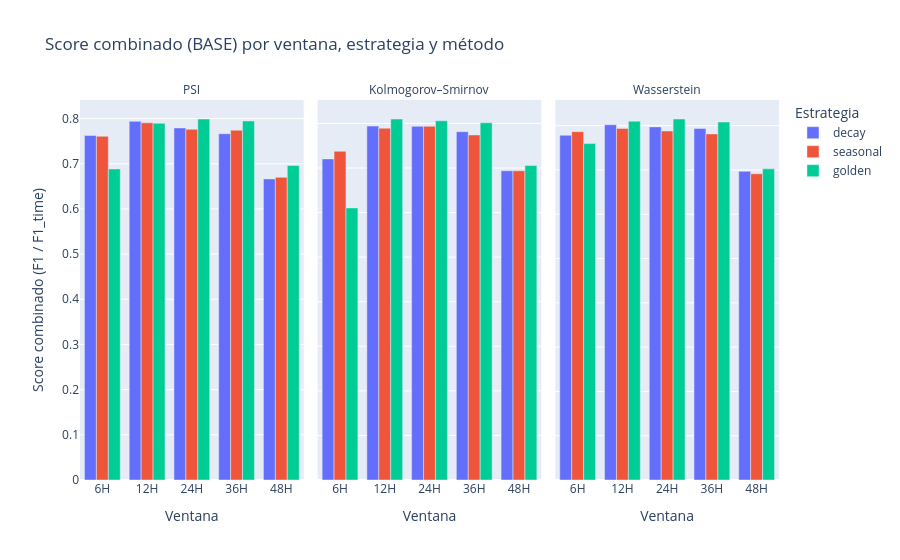
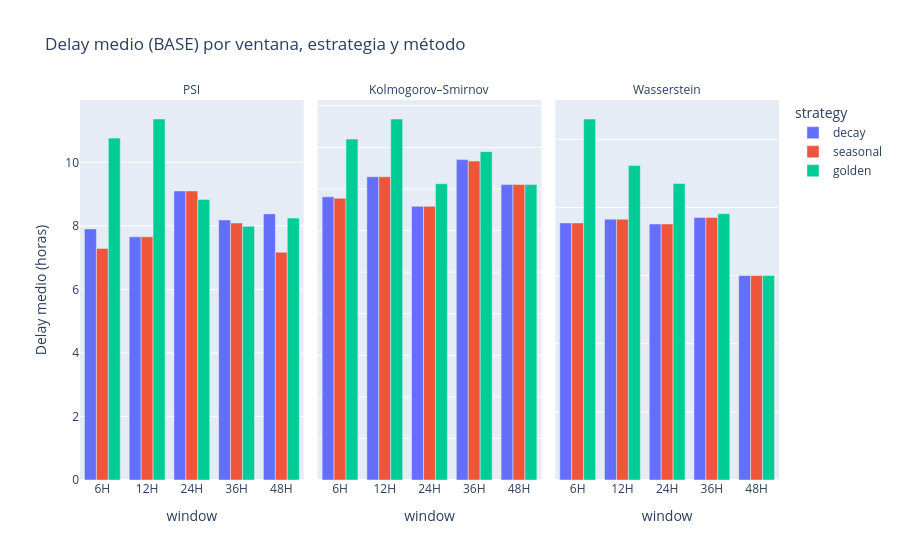
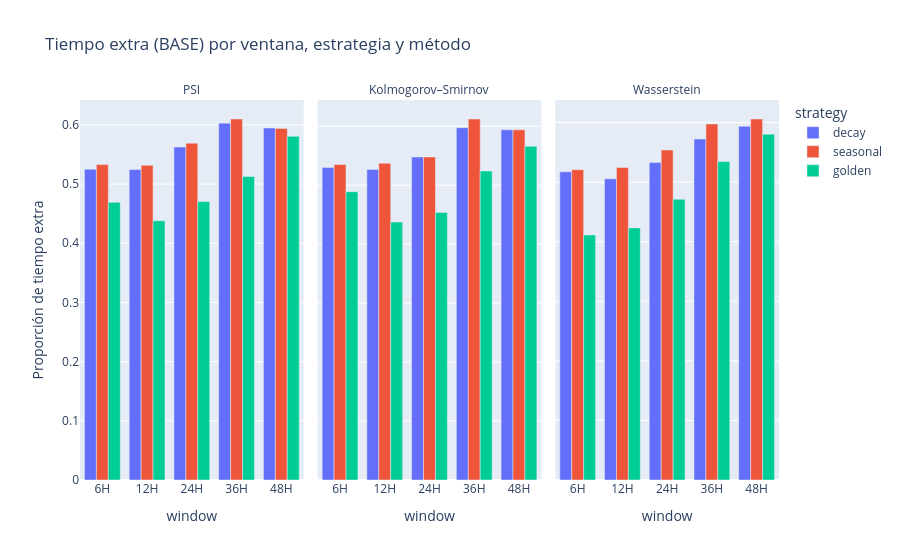

Source (notebook cell) for these figures, in order:
### Markdown cell above
## 6. Visualizaciones compactas (caso base)

### Code cell
eval_plot_base = eval_df.copy()
eval_plot_base = eval_plot_base[eval_plot_base["metric"].isin(method_order)].copy()
eval_plot_base["method_label"] = eval_plot_base["metric"].map({
    "psi": "PSI",
    "ks": "Kolmogorov–Smirnov",
    "wasserstein": "Wasserstein"
})

eval_plot_base["window"] = pd.Categorical(eval_plot_base["window"], categories=window_order, ordered=True)
eval_plot_base["strategy"] = pd.Categorical(eval_plot_base["strategy"], categories=strategy_order, ordered=True)
eval_plot_base["method_label"] = pd.Categorical(
    eval_plot_base["method_label"],
    categories=["PSI", "Kolmogorov–Smirnov", "Wasserstein"],
    ordered=True
)

fig_score_base = px.bar(
    eval_plot_base,
    x="window",
    y="Score_F1_combined",
    color="strategy",
    barmode="group",
    facet_col="method_label",
    category_orders={
        "window": window_order,
        "strategy": strategy_order,
        "method_label": ["PSI", "Kolmogorov–Smirnov", "Wasserstein"],
    },
    labels={
        "window": "Ventana",
        "Score_F1_combined": "Score combinado (F1 / F1_time)",
        "strategy": "Estrategia",
        "method_label": "Método estadístico",
    },
    title="Score combinado (BASE) por ventana, estrategia y método",
)
fig_score_base.update_yaxes(matches=None)
fig_score_base.for_each_annotation(lambda a: a.update(text=a.text.split("=")[-1]))
fig_score_base.show()

fig_delay_base = px.bar(
    eval_plot_base,
    x="window",
    y="delay_mean_hours",
    color="strategy",
    barmode="group",
    facet_col="method_label",
    labels={"delay_mean_hours": "Delay medio (horas)"},
    category_orders={
        "window": window_order,
        "strategy": strategy_order,
        "method_label": ["PSI", "Kolmogorov–Smirnov", "Wasserstein"],
    },
    title="Delay medio (BASE) por ventana, estrategia y método",
)
fig_delay_base.update_yaxes(matches=None)
fig_delay_base.for_each_annotation(lambda a: a.update(text=a.text.split("=")[-1]))
fig_delay_base.show()

fig_extra_base = px.bar(
    eval_plot_base,
    x="window",
    y="extra_ratio_auto",
    color="strategy",
    barmode="group",
    facet_col="method_label",
    labels={"extra_ratio_auto": "Proporción de tiempo extra"},
    category_orders={
        "window": window_order,
        "strategy": strategy_order,
        "method_label": ["PSI", "Kolmogorov–Smirnov", "Wasserstein"],
    },
    title="Tiempo extra (BASE) por ventana, estrategia y método",
)
fig_extra_base.update_yaxes(matches=None)
fig_extra_base.for_each_annotation(lambda a: a.update(text=a.text.split("=")[-1]))
fig_extra_base.show()

### Figure 1 — Plotly figure (JSON) as saved in the notebook; plotly's stock layout.template omitted (floating-point values rounded to 4 significant figures)
{"data": [{"alignmentgroup": "True", "hovertemplate": "Estrategia=decay<br>Método estadístico=PSI<br>Ventana=%{x}<br>Score combinado (F1 / F1_time)=%{y}<extra></extra>", "legendgroup": "decay", "marker": {"color": "#636efa", "pattern": {"shape": ""}}, "name": "decay", "offsetgroup": "decay", "orientation": "v", "showlegend": true, "textposition": "auto", "type": "bar", "x": ["12H", "24H", "36H", "48H", "6H"], "xaxis": "x", "y": [0.7938, 0.7793, 0.7665, 0.6664, 0.7624], "yaxis": "y"}, {"alignmentgroup": "True", "hovertemplate": "Estrategia=decay<br>Método estadístico=Kolmogorov–Smirnov<br>Ventana=%{x}<br>Score combinado (F1 / F1_time)=%{y}<extra></extra>", "legendgroup": "decay", "marker": {"color": "#636efa", "pattern": {"shape": ""}}, "name": "decay", "offsetgroup": "decay", "orientation": "v", "showlegend": false, "textposition": "auto", "type": "bar", "x": ["12H", "24H", "36H", "48H", "6H"], "xaxis": "x2", "y": [0.794, 0.7935, 0.7814, 0.6938, 0.7203], "yaxis": "y2"}, {"alignmentgroup": "True", "hovertemplate": "Estrategia=decay<br>Método estadístico=Wasserstein<br>Ventana=%{x}<br>Score combinado (F1 / F1_time)=%{y}<extra></extra>", "legendgroup": "decay", "marker": {"color": "#636efa", "pattern": {"shape": ""}}, "name": "decay", "offsetgroup": "decay", "orientation": "v", "showlegend": false, "textposition": "auto", "type": "bar", "x": ["12H", "24H", "36H", "48H", "6H"], "xaxis": "x3", "y": [0.8021, 0.7972, 0.7934, 0.6969, 0.7784], "yaxis": "y3"}, {"alignmentgroup": "True", "hovertemplate": "Estrategia=seasonal<br>Método estadístico=PSI<br>Ventana=%{x}<br>Score combinado (F1 / F1_time)=%{y}<extra></extra>", "legendgroup": "seasonal", "marker": {"color": "#EF553B", "pattern": {"shape": ""}}, "name": "seasonal", "offsetgroup": "seasonal", "orientation": "v", "showlegend": true, "textposition": "auto", "type": "bar", "x": ["12H", "24H", "36H", "48H", "6H"], "xaxis": "x", "y": [0.7906, 0.7763, 0.7743, 0.6699, 0.7608], "yaxis": "y"}, {"alignmentgroup": "True", "hovertemplate": "Estrategia=seasonal<br>Método estadístico=Kolmogorov–Smirnov<br>Ventana=%{x}<br>Score combinado (F1 / F1_time)=%{y}<extra></extra>", "legendgroup": "seasonal", "marker": {"color": "#EF553B", "pattern": {"shape": ""}}, "name": "seasonal", "offsetgroup": "seasonal", "orientation": "v", "showlegend": false, "textposition": "auto", "type": "bar", "x": ["12H", "24H", "36H", "48H", "6H"], "xaxis": "x2", "y": [0.7893, 0.7935, 0.7742, 0.6938, 0.7374], "yaxis": "y2"}, {"alignmentgroup": "True", "hovertemplate": "Estrategia=seasonal<br>Método estadístico=Wasserstein<br>Ventana=%{x}<br>Score combinado (F1 / F1_time)=%{y}<extra></extra>", "legendgroup": "seasonal", "marker": {"color": "#EF553B", "pattern": {"shape": ""}}, "name": "seasonal", "offsetgroup": "seasonal", "orientation": "v", "showlegend": false, "textposition": "auto", "type": "bar", "x": ["12H", "24H", "36H", "48H", "6H"], "xaxis": "x3", "y": [0.7938, 0.788, 0.7814, 0.6915, 0.7865], "yaxis": "y3"}, {"alignmentgroup": "True", "hovertemplate": "Estrategia=golden<br>Método estadístico=PSI<br>Ventana=%{x}<br>Score combinado (F1 / F1_time)=%{y}<extra></extra>", "legendgroup": "golden", "marker": {"color": "#00cc96", "pattern": {"shape": ""}}, "name": "golden", "offsetgroup": "golden", "orientation": "v", "showlegend": true, "textposition": "auto", "type": "bar", "x": ["12H", "24H", "36H", "48H", "6H"], "xaxis": "x", "y": [0.7896, 0.799, 0.7946, 0.6961, 0.6885], "yaxis": "y"}, {"alignmentgroup": "True", "hovertemplate": "Estrategia=golden<br>Método estadístico=Kolmogorov–Smirnov<br>Ventana=%{x}<br>Score combinado (F1 / F1_time)=%{y}<extra></extra>", "legendgroup": "golden", "marker": {"color": "#00cc96", "pattern": {"shape": ""}}, "name": "golden", "offsetgroup": "golden", "orientation": "v", "showlegend": false, "textposition": "auto", "type": "bar", "x": ["12H", "24H", "36H", "48H", "6H"], "xaxis": "x2", "y": [0.8099, 0.806, 0.8013, 0.7054, 0.6104], "yaxis": "y2"}, {"alignmentgroup": "True", "hovertemplate": "Estrategia=golden<br>Método estadístico=Wasserstein<br>Ventana=%{x}<br>Score combinado (F1 / F1_time)=%{y}<extra></extra>", "legendgroup": "golden", "marker": {"color": "#00cc96", "pattern": {"shape": ""}}, "name": "golden", "offsetgroup": "golden", "orientation": "v", "showlegend": false, "textposition": "auto", "type": "bar", "x": ["12H", "24H", "36H", "48H", "6H"], "xaxis": "x3", "y": [0.8102, 0.815, 0.8081, 0.7025, 0.7595], "yaxis": "y3"}], "layout": {"annotations": [{"font": {}, "showarrow": false, "text": "PSI", "x": 0.16, "xanchor": "center", "xref": "paper", "y": 1, "yanchor": "bottom", "yref": "paper"}, {"font": {}, "showarrow": false, "text": "Kolmogorov–Smirnov", "x": 0.5, "xanchor": "center", "xref": "paper", "y": 1, "yanchor": "bottom", "yref": "paper"}, {"font": {}, "showarrow": false, "text": "Wasserstein", "x": 0.84, "xanchor": "center", "xref": "paper", "y": 1, "yanchor": "bottom", "yref": "paper"}], "barmode": "group", "legend": {"title": {"text": "Estrategia"}, "tracegroupgap": 0}, "title": {"text": "Score combinado (BASE) por ventana, estrategia y método"}, "xaxis": {"anchor": "y", "categoryarray": ["6H", "12H", "24H", "36H", "48H"], "categoryorder": "array", "domain": [0, 0.32], "title": {"text": "Ventana"}}, "xaxis2": {"anchor": "y2", "categoryarray": ["6H", "12H", "24H", "36H", "48H"], "categoryorder": "array", "domain": [0.34, 0.66], "matches": "x", "title": {"text": "Ventana"}}, "xaxis3": {"anchor": "y3", "categoryarray": ["6H", "12H", "24H", "36H", "48H"], "categoryorder": "array", "domain": [0.68, 1.0], "matches": "x", "title": {"text": "Ventana"}}, "yaxis": {"anchor": "x", "domain": [0, 1], "title": {"text": "Score combinado (F1 / F1_time)"}}, "yaxis2": {"anchor": "x2", "domain": [0, 1], "showticklabels": false}, "yaxis3": {"anchor": "x3", "domain": [0, 1], "showticklabels": false}}}

### Figure 2 — Plotly figure (JSON) as saved in the notebook; plotly's stock layout.template omitted (floating-point values rounded to 4 significant figures)
{"data": [{"alignmentgroup": "True", "hovertemplate": "strategy=decay<br>method_label=PSI<br>window=%{x}<br>Delay medio (horas)=%{y}<extra></extra>", "legendgroup": "decay", "marker": {"color": "#636efa", "pattern": {"shape": ""}}, "name": "decay", "offsetgroup": "decay", "orientation": "v", "showlegend": true, "textposition": "auto", "type": "bar", "x": ["12H", "24H", "36H", "48H", "6H"], "xaxis": "x", "y": [7.655, 9.098, 8.185, 8.376, 7.904], "yaxis": "y"}, {"alignmentgroup": "True", "hovertemplate": "strategy=decay<br>method_label=Kolmogorov–Smirnov<br>window=%{x}<br>Delay medio (horas)=%{y}<extra></extra>", "legendgroup": "decay", "marker": {"color": "#636efa", "pattern": {"shape": ""}}, "name": "decay", "offsetgroup": "decay", "orientation": "v", "showlegend": false, "textposition": "auto", "type": "bar", "x": ["12H", "24H", "36H", "48H", "6H"], "xaxis": "x2", "y": [7.295, 6.583, 7.707, 7.107, 6.813], "yaxis": "y2"}, {"alignmentgroup": "True", "hovertemplate": "strategy=decay<br>method_label=Wasserstein<br>window=%{x}<br>Delay medio (horas)=%{y}<extra></extra>", "legendgroup": "decay", "marker": {"color": "#636efa", "pattern": {"shape": ""}}, "name": "decay", "offsetgroup": "decay", "orientation": "v", "showlegend": false, "textposition": "auto", "type": "bar", "x": ["12H", "24H", "36H", "48H", "6H"], "xaxis": "x3", "y": [7.655, 7.514, 7.707, 6, 7.545], "yaxis": "y3"}, {"alignmentgroup": "True", "hovertemplate": "strategy=seasonal<br>method_label=PSI<br>window=%{x}<br>Delay medio (horas)=%{y}<extra></extra>", "legendgroup": "seasonal", "marker": {"color": "#EF553B", "pattern": {"shape": ""}}, "name": "seasonal", "offsetgroup": "seasonal", "orientation": "v", "showlegend": true, "textposition": "auto", "type": "bar", "x": ["12H", "24H", "36H", "48H", "6H"], "xaxis": "x", "y": [7.655, 9.098, 8.09, 7.173, 7.286], "yaxis": "y"}, {"alignmentgroup": "True", "hovertemplate": "strategy=seasonal<br>method_label=Kolmogorov–Smirnov<br>window=%{x}<br>Delay medio (horas)=%{y}<extra></extra>", "legendgroup": "seasonal", "marker": {"color": "#EF553B", "pattern": {"shape": ""}}, "name": "seasonal", "offsetgroup": "seasonal", "orientation": "v", "showlegend": false, "textposition": "auto", "type": "bar", "x": ["12H", "24H", "36H", "48H", "6H"], "xaxis": "x2", "y": [7.295, 6.583, 7.672, 7.107, 6.776], "yaxis": "y2"}, {"alignmentgroup": "True", "hovertemplate": "strategy=seasonal<br>method_label=Wasserstein<br>window=%{x}<br>Delay medio (horas)=%{y}<extra></extra>", "legendgroup": "seasonal", "marker": {"color": "#EF553B", "pattern": {"shape": ""}}, "name": "seasonal", "offsetgroup": "seasonal", "orientation": "v", "showlegend": false, "textposition": "auto", "type": "bar", "x": ["12H", "24H", "36H", "48H", "6H"], "xaxis": "x3", "y": [7.655, 7.514, 7.707, 6, 7.545], "yaxis": "y3"}, {"alignmentgroup": "True", "hovertemplate": "strategy=golden<br>method_label=PSI<br>window=%{x}<br>Delay medio (horas)=%{y}<extra></extra>", "legendgroup": "golden", "marker": {"color": "#00cc96", "pattern": {"shape": ""}}, "name": "golden", "offsetgroup": "golden", "orientation": "v", "showlegend": true, "textposition": "auto", "type": "bar", "x": ["12H", "24H", "36H", "48H", "6H"], "xaxis": "x", "y": [11.36, 8.83, 7.989, 8.244, 10.76], "yaxis": "y"}, {"alignmentgroup": "True", "hovertemplate": "strategy=golden<br>method_label=Kolmogorov–Smirnov<br>window=%{x}<br>Delay medio (horas)=%{y}<extra></extra>", "legendgroup": "golden", "marker": {"color": "#00cc96", "pattern": {"shape": ""}}, "name": "golden", "offsetgroup": "golden", "orientation": "v", "showlegend": false, "textposition": "auto", "type": "bar", "x": ["12H", "24H", "36H", "48H", "6H"], "xaxis": "x2", "y": [8.684, 7.126, 7.898, 7.107, 8.2], "yaxis": "y2"}, {"alignmentgroup": "True", "hovertemplate": "strategy=golden<br>method_label=Wasserstein<br>window=%{x}<br>Delay medio (horas)=%{y}<extra></extra>", "legendgroup": "golden", "marker": {"color": "#00cc96", "pattern": {"shape": ""}}, "name": "golden", "offsetgroup": "golden", "orientation": "v", "showlegend": false, "textposition": "auto", "type": "bar", "x": ["12H", "24H", "36H", "48H", "6H"], "xaxis": "x3", "y": [9.23, 8.702, 7.816, 6, 10.6], "yaxis": "y3"}], "layout": {"annotations": [{"font": {}, "showarrow": false, "text": "PSI", "x": 0.16, "xanchor": "center", "xref": "paper", "y": 1, "yanchor": "bottom", "yref": "paper"}, {"font": {}, "showarrow": false, "text": "Kolmogorov–Smirnov", "x": 0.5, "xanchor": "center", "xref": "paper", "y": 1, "yanchor": "bottom", "yref": "paper"}, {"font": {}, "showarrow": false, "text": "Wasserstein", "x": 0.84, "xanchor": "center", "xref": "paper", "y": 1, "yanchor": "bottom", "yref": "paper"}], "barmode": "group", "legend": {"title": {"text": "strategy"}, "tracegroupgap": 0}, "title": {"text": "Delay medio (BASE) por ventana, estrategia y método"}, "xaxis": {"anchor": "y", "categoryarray": ["6H", "12H", "24H", "36H", "48H"], "categoryorder": "array", "domain": [0, 0.32], "title": {"text": "window"}}, "xaxis2": {"anchor": "y2", "categoryarray": ["6H", "12H", "24H", "36H", "48H"], "categoryorder": "array", "domain": [0.34, 0.66], "matches": "x", "title": {"text": "window"}}, "xaxis3": {"anchor": "y3", "categoryarray": ["6H", "12H", "24H", "36H", "48H"], "categoryorder": "array", "domain": [0.68, 1.0], "matches": "x", "title": {"text": "window"}}, "yaxis": {"anchor": "x", "domain": [0, 1], "title": {"text": "Delay medio (horas)"}}, "yaxis2": {"anchor": "x2", "domain": [0, 1], "showticklabels": false}, "yaxis3": {"anchor": "x3", "domain": [0, 1], "showticklabels": false}}}

### Figure 3 — Plotly figure (JSON) as saved in the notebook; plotly's stock layout.template omitted (floating-point values rounded to 4 significant figures)
{"data": [{"alignmentgroup": "True", "hovertemplate": "strategy=decay<br>method_label=PSI<br>window=%{x}<br>Proporción de tiempo extra=%{y}<extra></extra>", "legendgroup": "decay", "marker": {"color": "#636efa", "pattern": {"shape": ""}}, "name": "decay", "offsetgroup": "decay", "orientation": "v", "showlegend": true, "textposition": "auto", "type": "bar", "x": ["12H", "24H", "36H", "48H", "6H"], "xaxis": "x", "y": [0.5246, 0.5625, 0.6029, 0.5947, 0.5251], "yaxis": "y"}, {"alignmentgroup": "True", "hovertemplate": "strategy=decay<br>method_label=Kolmogorov–Smirnov<br>window=%{x}<br>Proporción de tiempo extra=%{y}<extra></extra>", "legendgroup": "decay", "marker": {"color": "#636efa", "pattern": {"shape": ""}}, "name": "decay", "offsetgroup": "decay", "orientation": "v", "showlegend": false, "textposition": "auto", "type": "bar", "x": ["12H", "24H", "36H", "48H", "6H"], "xaxis": "x2", "y": [0.5268, 0.5479, 0.5975, 0.5939, 0.5302], "yaxis": "y2"}, {"alignmentgroup": "True", "hovertemplate": "strategy=decay<br>method_label=Wasserstein<br>window=%{x}<br>Proporción de tiempo extra=%{y}<extra></extra>", "legendgroup": "decay", "marker": {"color": "#636efa", "pattern": {"shape": ""}}, "name": "decay", "offsetgroup": "decay", "orientation": "v", "showlegend": false, "textposition": "auto", "type": "bar", "x": ["12H", "24H", "36H", "48H", "6H"], "xaxis": "x3", "y": [0.5055, 0.533, 0.5723, 0.5936, 0.5172], "yaxis": "y3"}, {"alignmentgroup": "True", "hovertemplate": "strategy=seasonal<br>method_label=PSI<br>window=%{x}<br>Proporción de tiempo extra=%{y}<extra></extra>", "legendgroup": "seasonal", "marker": {"color": "#EF553B", "pattern": {"shape": ""}}, "name": "seasonal", "offsetgroup": "seasonal", "orientation": "v", "showlegend": true, "textposition": "auto", "type": "bar", "x": ["12H", "24H", "36H", "48H", "6H"], "xaxis": "x", "y": [0.5318, 0.5691, 0.6099, 0.594, 0.5329], "yaxis": "y"}, {"alignmentgroup": "True", "hovertemplate": "strategy=seasonal<br>method_label=Kolmogorov–Smirnov<br>window=%{x}<br>Proporción de tiempo extra=%{y}<extra></extra>", "legendgroup": "seasonal", "marker": {"color": "#EF553B", "pattern": {"shape": ""}}, "name": "seasonal", "offsetgroup": "seasonal", "orientation": "v", "showlegend": false, "textposition": "auto", "type": "bar", "x": ["12H", "24H", "36H", "48H", "6H"], "xaxis": "x2", "y": [0.5373, 0.5479, 0.6123, 0.5939, 0.5351], "yaxis": "y2"}, {"alignmentgroup": "True", "hovertemplate": "strategy=seasonal<br>method_label=Wasserstein<br>window=%{x}<br>Proporción de tiempo extra=%{y}<extra></extra>", "legendgroup": "seasonal", "marker": {"color": "#EF553B", "pattern": {"shape": ""}}, "name": "seasonal", "offsetgroup": "seasonal", "orientation": "v", "showlegend": false, "textposition": "auto", "type": "bar", "x": ["12H", "24H", "36H", "48H", "6H"], "xaxis": "x3", "y": [0.5246, 0.5539, 0.5975, 0.6059, 0.5209], "yaxis": "y3"}, {"alignmentgroup": "True", "hovertemplate": "strategy=golden<br>method_label=PSI<br>window=%{x}<br>Proporción de tiempo extra=%{y}<extra></extra>", "legendgroup": "golden", "marker": {"color": "#00cc96", "pattern": {"shape": ""}}, "name": "golden", "offsetgroup": "golden", "orientation": "v", "showlegend": true, "textposition": "auto", "type": "bar", "x": ["12H", "24H", "36H", "48H", "6H"], "xaxis": "x", "y": [0.4379, 0.4705, 0.5127, 0.5806, 0.4691], "yaxis": "y"}, {"alignmentgroup": "True", "hovertemplate": "strategy=golden<br>method_label=Kolmogorov–Smirnov<br>window=%{x}<br>Proporción de tiempo extra=%{y}<extra></extra>", "legendgroup": "golden", "marker": {"color": "#00cc96", "pattern": {"shape": ""}}, "name": "golden", "offsetgroup": "golden", "orientation": "v", "showlegend": false, "textposition": "auto", "type": "bar", "x": ["12H", "24H", "36H", "48H", "6H"], "xaxis": "x2", "y": [0.4375, 0.4538, 0.5242, 0.5659, 0.489], "yaxis": "y2"}, {"alignmentgroup": "True", "hovertemplate": "strategy=golden<br>method_label=Wasserstein<br>window=%{x}<br>Proporción de tiempo extra=%{y}<extra></extra>", "legendgroup": "golden", "marker": {"color": "#00cc96", "pattern": {"shape": ""}}, "name": "golden", "offsetgroup": "golden", "orientation": "v", "showlegend": false, "textposition": "auto", "type": "bar", "x": ["12H", "24H", "36H", "48H", "6H"], "xaxis": "x3", "y": [0.4232, 0.4712, 0.5345, 0.5805, 0.4114], "yaxis": "y3"}], "layout": {"annotations": [{"font": {}, "showarrow": false, "text": "PSI", "x": 0.16, "xanchor": "center", "xref": "paper", "y": 1, "yanchor": "bottom", "yref": "paper"}, {"font": {}, "showarrow": false, "text": "Kolmogorov–Smirnov", "x": 0.5, "xanchor": "center", "xref": "paper", "y": 1, "yanchor": "bottom", "yref": "paper"}, {"font": {}, "showarrow": false, "text": "Wasserstein", "x": 0.84, "xanchor": "center", "xref": "paper", "y": 1, "yanchor": "bottom", "yref": "paper"}], "barmode": "group", "legend": {"title": {"text": "strategy"}, "tracegroupgap": 0}, "title": {"text": "Tiempo extra (BASE) por ventana, estrategia y método"}, "xaxis": {"anchor": "y", "categoryarray": ["6H", "12H", "24H", "36H", "48H"], "categoryorder": "array", "domain": [0, 0.32], "title": {"text": "window"}}, "xaxis2": {"anchor": "y2", "categoryarray": ["6H", "12H", "24H", "36H", "48H"], "categoryorder": "array", "domain": [0.34, 0.66], "matches": "x", "title": {"text": "window"}}, "xaxis3": {"anchor": "y3", "categoryarray": ["6H", "12H", "24H", "36H", "48H"], "categoryorder": "array", "domain": [0.68, 1.0], "matches": "x", "title": {"text": "window"}}, "yaxis": {"anchor": "x", "domain": [0, 1], "title": {"text": "Proporción de tiempo extra"}}, "yaxis2": {"anchor": "x2", "domain": [0, 1], "showticklabels": false}, "yaxis3": {"anchor": "x3", "domain": [0, 1], "showticklabels": false}}}
